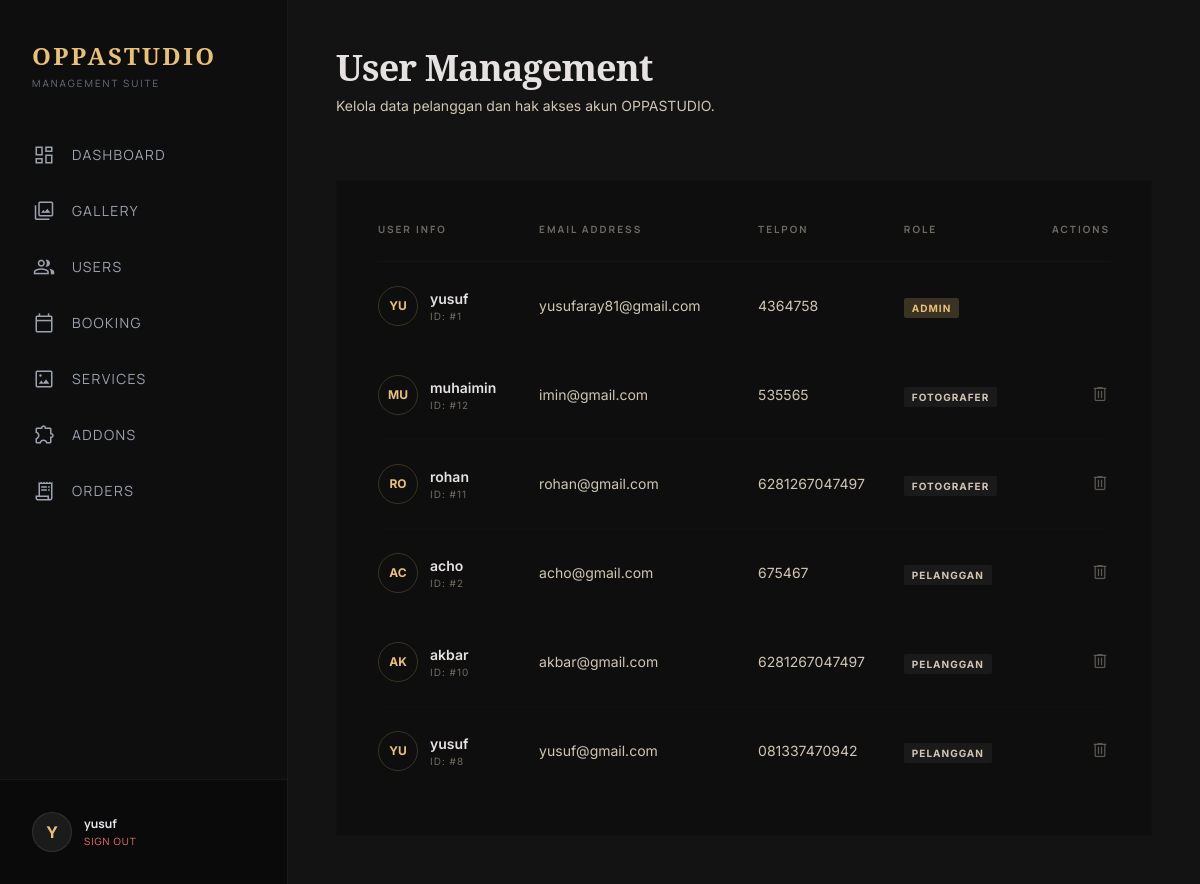
/admin/manage_user.php (signed in), run on the app's committed database.
### tables this page shows
CREATE TABLE `users` (
  `id_user` int NOT NULL,
  `nama` varchar(100) NOT NULL,
  `email` varchar(100) NOT NULL,
  `password` varchar(255) NOT NULL,
  `no_hp` varchar(15) DEFAULT NULL,
  `role` enum('admin','fotografer','pelanggan') NOT NULL,
  `created_at` timestamp NULL DEFAULT CURRENT_TIMESTAMP
);

### admin/manage_user.php (the view, shortened to what this page needs)
<?php
include '../config/koneksi.php';
?>
<!DOCTYPE html>
<html class="dark" lang="en">
<head>
    <script src="https://cdn.tailwindcss.com?plugins=forms,container-queries"></script>
    <script id="tailwind-config">
        tailwind.config = {
            darkMode: "class",
            theme: {
                extend: {
                    colors: {
                        "primary": "#e9c176",
                        "on-primary": "#412d00",
                        "surface": "#131313",
                        "on-surface": "#e5e2e1",
                        "surface-container-low": "#1c1b1b",
                        "surface-container-lowest": "#0e0e0e",
                        "on-surface-variant": "#d1c5b4",
                        "outline-variant": "#4e4639",
                    },
                    fontFamily: {
                        "headline": ["Noto Serif"],
                        "body": ["Inter"],
                        "label": ["Manrope"]
                    }
                },
            },
        }
    </script>
</head>
<body class="min-h-screen flex overflow-hidden">
   <?php include '../includes/sidebar_admin.php'; ?>
    <main class="flex-1 bg-surface h-screen overflow-y-auto">
        <div class="max-w-7xl mx-auto p-12">
            <header class="flex flex-col md:flex-row justify-between items-start md:items-end gap-6 mb-16">
                <div>
                    <h2 class="font-headline text-4xl font-bold tracking-tight text-on-surface mb-2">User Management</h2>
                    <p class="text-on-surface-variant text-sm max-w-md">Kelola data pelanggan dan hak akses akun OPPASTUDIO.</p>
                </div>
            </header>
            <section class="bg-surface-container-lowest p-10 rounded-sm border border-outline-variant/5">
                <div class="overflow-x-auto">
                    <table class="w-full text-left border-collapse">
                        <thead>
                            <tr class="border-b border-outline-variant/10">
                                <th class="pb-6 font-label text-[10px] tracking-[0.2em] text-on-surface-variant/50 uppercase">User Info</th>
                                <th class="pb-6 font-label text-[10px] tracking-[0.2em] text-on-surface-variant/50 uppercase">Email Address</th>
                                <th class="pb-6 font-label text-[10px] tracking-[0.2em] text-on-surface-variant/50 uppercase">Telpon</th>
                                <th class="pb-6 font-label text-[10px] tracking-[0.2em] text-on-surface-variant/50 uppercase">Role</th>
                                <th class="pb-6 font-label text-[10px] tracking-[0.2em] text-on-surface-variant/50 uppercase text-right">Actions</th>
                            </tr>
                        </thead>
                        <tbody class="divide-y divide-outline-variant/5">
                            <?php
                            $result = mysqli_query($conn, "SELECT * FROM users ORDER BY role ASC, nama ASC");
                            if(mysqli_num_rows($result) > 0):
                                while($row = mysqli_fetch_assoc($result)):
                                    $email_display = isset($row['email']) ? $row['email'] : '<span class="text-red-400/50 italic">Column Error</span>';
                                    $no_hp_display = isset($row['no_hp']) ? $row['no_hp'] : '<span class="text-red-400/50 italic">Column Error</span>';
                            ?>
                            <tr class="group hover:bg-surface-container/30 transition-colors">
                                <td class="py-6">
                                    <div class="flex items-center gap-3">
                                        <div class="w-10 h-10 rounded-full bg-surface-container-high flex items-center justify-center text-xs font-bold text-primary border border-primary/20">
                                            <?= strtoupper(substr($row['nama'], 0, 2)) ?>
                                        </div>
                                        <div>
                                            <p class="text-on-surface font-semibold text-sm"><?= $row['nama'] ?></p>
                                            <p class="text-[10px] text-on-surface-variant/50 uppercase tracking-widest">ID: #<?= $row['id_user'] ?></p>
                                        </div>
                                    </div>
                                </td>
                                <td class="py-6 text-on-surface-variant text-sm">
                                    <?= $email_display ?>
                                </td>
                                <td class="py-6 text-on-surface-variant text-sm">
                                    <?= $no_hp_display ?>
                                </td>
                                <td class="py-6">
                                    <span class="px-2 py-1 <?= $row['role'] == 'admin' ? 'bg-primary/20 text-primary' : 'bg-white/5 text-on-surface-variant' ?> text-[10px] font-bold tracking-widest uppercase rounded-sm">
                                        <?= $row['role'] ?>
                                    </span>
                                </td>
                                <td class="py-6 text-right">
                                    <?php if($row['role'] !== 'admin'): ?>
                                        <a href="?hapus=<?= $row['id_user'] ?>" onclick="return confirm('Hapus user ini?')" class="text-on-surface-variant/40 hover:text-red-400 transition-colors">
                                            <span class="material-symbols-outlined text-xl">delete</span>
                                        </a>
                                    <?php endif; ?>
                                </td>
                            </tr>
                            <?php
                                endwhile;
                            else:
                            ?>
                            <tr>
                                <td colspan="4" class="py-10 text-center text-on-surface-variant/30 italic text-sm">No users found.</td>
                            </tr>
                            <?php endif; ?>
                        </tbody>
                    </table>
                </div>
            </section>
        </div>
    </main>
</body>
</html>

### admin/manage_user.php (style rules this page uses)
.material-symbols-outlined { font-variation-settings: 'FILL' 0, 'wght' 300, 'GRAD' 0, 'opsz' 24; }
body { background-color: #131313; color: #e5e2e1; font-family: 'Inter', sans-serif; }

### data on the page
users: nama "YU", nama "yusuf", id_user "1", email "yusufaray81@gmail.com", no_hp "4364758", role "ADMIN"
users: nama "MU", nama "muhaimin", id_user "12", email "imin@gmail.com", no_hp "535565", role "FOTOGRAFER"
users: nama "RO", nama "rohan", id_user "11", email "rohan@gmail.com", no_hp "6281267047497", role "FOTOGRAFER"
users: nama "AC", nama "acho", id_user "2", email "acho@gmail.com", no_hp "675467", role "PELANGGAN"
users: nama "AK", nama "akbar", id_user "10", email "akbar@gmail.com", no_hp "6281267047497", role "PELANGGAN"
users: nama "YU", nama "yusuf", id_user "8", email "yusuf@gmail.com", no_hp "081337470942", role "PELANGGAN"

### other printed values
substr($_SESSION['nama'], 0, 1) "Y"
$_SESSION['nama'] "yusuf"
